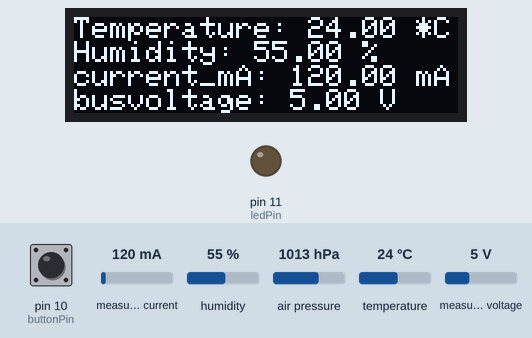
Bench run of a program on a simulated Arduino Uno, built with avr-gcc and run on an emulated ATmega328P. Shown: 128×32 one-colour display, output pins drawn as LEDs (lit = HIGH). The test bench sets the inputs (shaded band); at power-on: measured current 120 mA, pin 10 (buttonPin) HIGH, humidity 55 %, temperature 24 °C, measured voltage 5 V, air pressure 1013 hPa. The display library's start-up logo is not drawn; what the program prints to the serial monitor is not drawn.

Above: at 1.8 s.
1.9 s: measured current set to 40 mA
At 2.7 s:
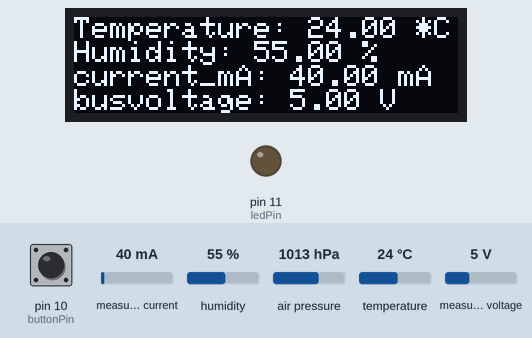
3.7 s: pin 10 (buttonPin) pulled LOW for 0.15 s
At 3.77 s:
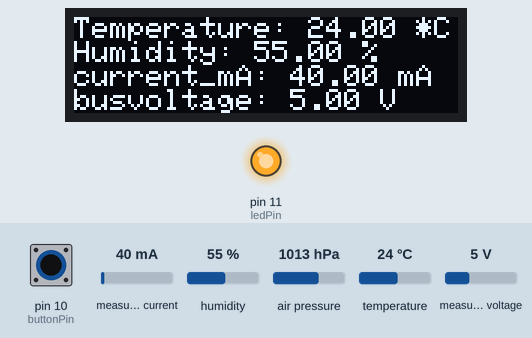
5.3 s: humidity set to 22 %
At 6.5 s:
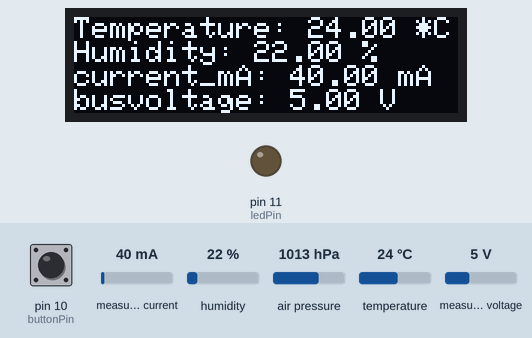
6.8 s: temperature set to 12 °C
At 7.8 s:
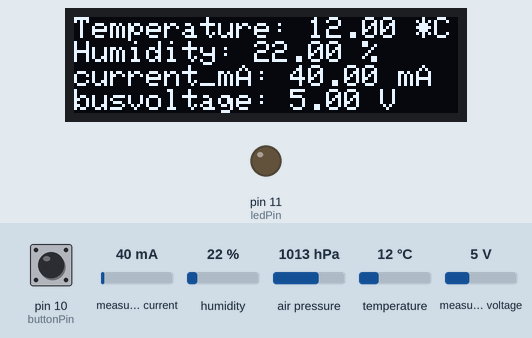
8.9 s: measured voltage set to 0.3 V
At 10.3 s:
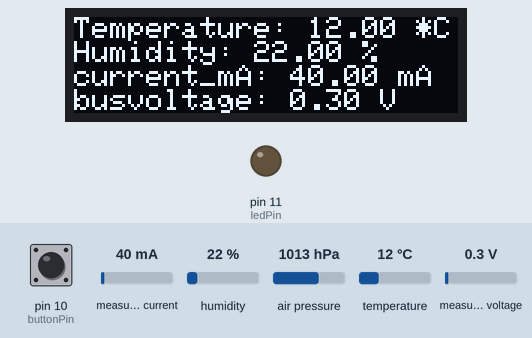
11.0 s: pin 10 (buttonPin) pulled LOW for 1 s
At 11.8 s:
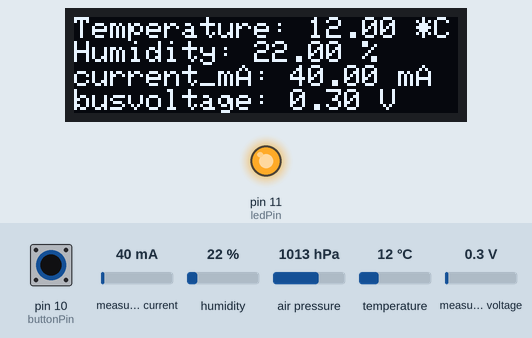
Timing chart, 0 to 14.0 s (numbered marks = the images above; inputs shaded):
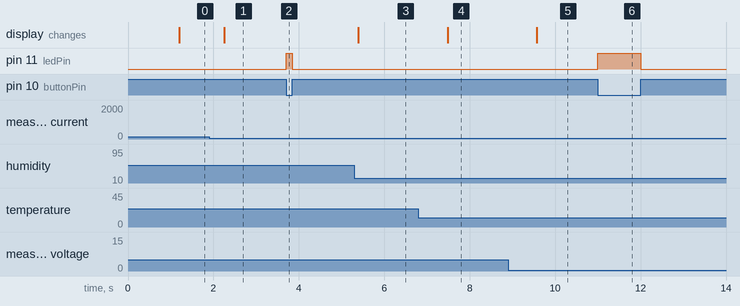

The program:

main.cpp
```cpp
#include <Arduino.h>
#include <Adafruit_INA219.h>
#include <Wire.h>
#include <Adafruit_Sensor.h>
#include <Adafruit_BME280.h>
#include <Adafruit_GFX.h>
#include <Adafruit_SSD1306.h>

#define SEALEVELPRESSURE_HPA (1013.25)

Adafruit_BME280 bme; // I2C
Adafruit_INA219 ina219;
Adafruit_SSD1306 display = Adafruit_SSD1306(128, 32, &Wire);

unsigned long Time;
float shuntvoltage, busvoltage, current_mA, power_mW, loadvoltage;
float temp, press, humi, altitude;
String data_ = "";
const int buttonPin = 10;  // the number of the pushbutton pin
const int ledPin = 11;    // the number of the LED pin
int buttonState = 0;

void setup()
{
  Serial.begin(115200);

  // initialize the LED pin as an output:
  pinMode(ledPin, OUTPUT);
  // initialize the pushbutton pin as an input:
  pinMode(buttonPin, INPUT_PULLUP);

  Serial.println(F("BME280 test"));


  //Init Oled
  display.begin(SSD1306_SWITCHCAPVCC, 0x3C);
  display.display();
  delay(100);
  display.clearDisplay();
  display.display();
  display.setTextSize(1);
  display.setTextColor(WHITE);

  // Initialize the INA219.
  if (!ina219.begin()) {
    Serial.println("Failed to find INA219 chip");
    while (1) {
      delay(10);
    }
  }
  Serial.println("Measuring voltage, current, and power with INA219 ...");

  //Init BME280
  bool status;
  status = bme.begin(0x76);
  if (!status) {
    Serial.println("Could not find a valid BME280 sensor, check wiring!");
    while (1);
  }
  Serial.println("-- Default Test --");

  Time = millis();
  Serial.println();
}

void loop()
 {
  if((unsigned long)(millis() - Time) > 1000)
  {
    display.setCursor(0,0);
    display.clearDisplay();

    // BME Sensor
    temp = bme.readTemperature();
    press = bme.readPressure() / 100.0F;
    humi = bme.readHumidity();

    // Ina219 curernt sensor
    shuntvoltage = ina219.getShuntVoltage_mV();
    busvoltage = ina219.getBusVoltage_V();
    current_mA = ina219.getCurrent_mA();
    power_mW = ina219.getPower_mW();
    loadvoltage = busvoltage + (shuntvoltage / 1000);

    //Save and send data to Raspberry Pi
    // Send data to Rasp
    data_ = String(temp) + String(',') +  String(humi) + String(',') + String(press) + String(',') + String(current_mA) + String(',') + String(loadvoltage);
    Serial.println("Data frame: temp,humi.press,current,voltage");
    Serial.println("Data : " + data_);


    // Test data from Serial monitor: uncomment when send data to Rasp
    Serial.print("Temperature = "); Serial.print(temp); Serial.println(" *C");
    Serial.print("Humidity = "); Serial.print(humi); Serial.println(" %");
    Serial.print("current_mA = "); Serial.print(current_mA); Serial.println(" mA");
    Serial.print("busvoltage = "); Serial.print(busvoltage); Serial.println(" V");

    // Oled dislay
    display.print("Temperature: "); display.print(temp); display.println(" *C");
    display.print("Humidity: "); display.print(humi); display.println(" %");
    display.print("current_mA: "); display.print(current_mA); display.println(" mA");
    display.print("busvoltage: "); display.print(busvoltage); display.println(" V");


    Serial.println();
    display.display();

    Time = millis();
  }


  buttonState = digitalRead(buttonPin);
  if (buttonState == HIGH) {
    digitalWrite(ledPin, LOW);
  } else {
    digitalWrite(ledPin, HIGH);
  }

}
```

Measured:
- after the input at 1.9 s, the display: changes after 0.35 s (image 1)
- after the input at 3.7 s, pin 11 (ledPin): LOW → HIGH at once, → LOW 0.15 s later
- after the input at 5.3 s, the display: changes after 0.09 s (image 3)
- after the input at 6.8 s, the display: changes after 0.68 s (image 4)
- after the input at 8.9 s, the display: changes after 0.67 s (image 5)
- after the input at 11.0 s, pin 11 (ledPin): LOW → HIGH at once, → LOW 1.0 s later
